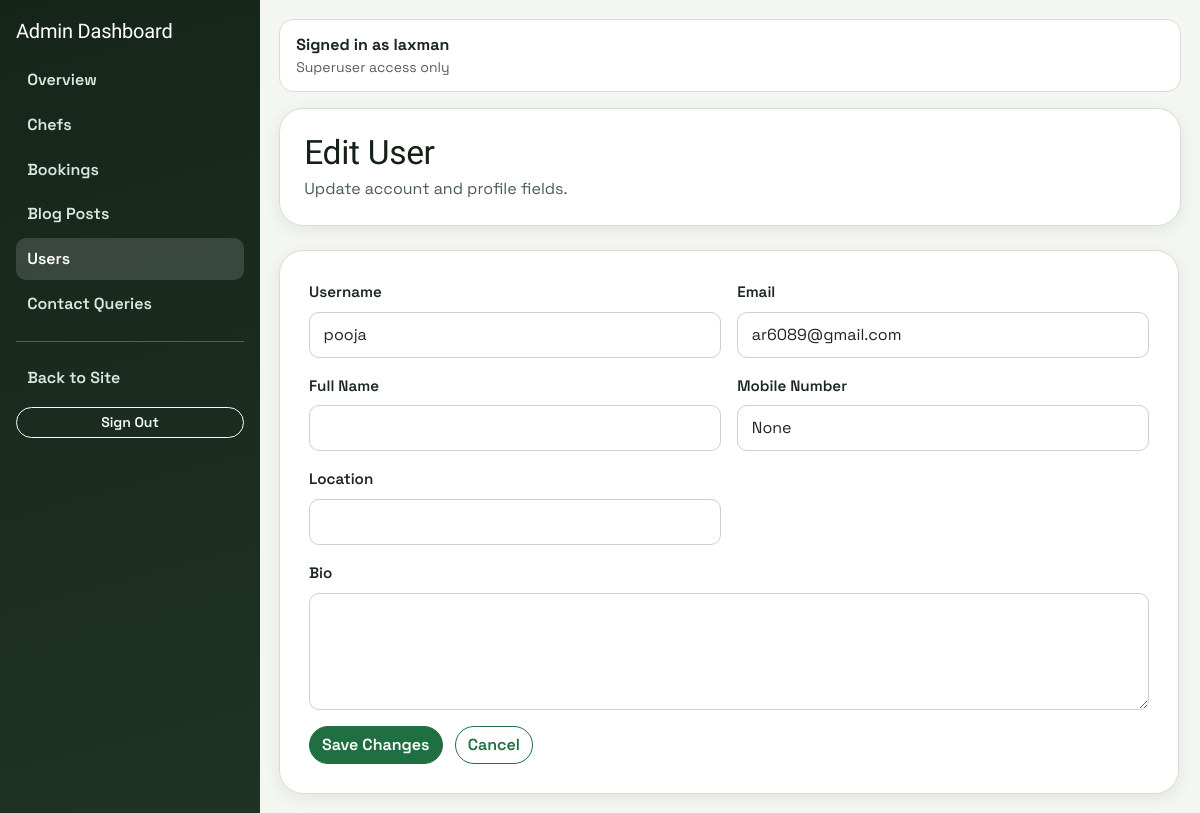
/myadmin/users/edit/18/ (signed in), run on the app's committed database.
### accounts/models.py (models this page shows, shortened)
class Profile(models.Model):
    user = models.OneToOneField(settings.AUTH_USER_MODEL, on_delete=models.CASCADE)
    name = models.CharField(max_length=100)
    email = models.EmailField()
    mobile_number = models.CharField(max_length=15, blank=True, null=True)
    location = models.CharField(max_length=255, blank=True)
    education = models.CharField(max_length=255, blank=True)
    experience = models.IntegerField(default=0)
    speciality = models.TextField(blank=True)
    bio = models.TextField(blank=True)
    dishes = models.CharField(max_length=255, default="Not specified")
    profile_image = models.ImageField(upload_to=user_directory_path, blank=True, null=True)

### custom_admin/views.py (the view, shortened to what this page needs)
# urls.py: path("users/edit/<int:pk>/", views.user_edit, name="user_edit"),
@admin_required
def user_edit(request, pk):
    profile = get_object_or_404(Profile.objects.select_related("user"), pk=pk)
    return render(request, "custom_admin/user_edit.html", {"profile": profile})

### booking/context_processors.py (called while the page is built)
def chef_context(request):
    chef = None
    profile = None
    is_admin_user = False
    if request.user.is_authenticated:
        chef = Chef.objects.filter(user=request.user).first()
        profile = getattr(request.user, "profile", None)
        is_admin_user = request.user.is_superuser
    return {"chef": chef, "user_profile": profile, "is_admin_user": is_admin_user}

### custom_admin/views.py (called while the page is built)
def admin_required(view_func):
    @wraps(view_func)
    def wrapper(request, *args, **kwargs):
        if not request.user.is_authenticated:
            login_url = reverse("custom_admin:login")
            return redirect(f"{login_url}?next={request.path}")
        if not request.user.is_superuser:
            return HttpResponseForbidden("You do not have permission to access this module.")
        return view_func(request, *args, **kwargs)
    return wrapper

### custom_admin/templates/custom_admin/user_edit.html (shortened to what this page needs)
{% extends "custom_admin/base.html" %}
{% block content %}
<section class="page-card p-4 mb-4">
  <h2 class="section-title mb-1">Edit User</h2>
  <p class="section-subtitle mb-0">Update account and profile fields.</p>
</section>
<section class="form-panel" style="max-width:900px;">
  <form method="post" class="row g-3">
    <div class="col-md-6">
      <label class="form-label">Username</label>
      <input type="text" name="username" class="form-control" value="{{ profile.user.username }}" required />
    </div>
    <div class="col-md-6">
      <label class="form-label">Email</label>
      <input type="email" name="email" class="form-control" value="{{ profile.user.email }}" required />
    </div>
    <div class="col-md-6">
      <label class="form-label">Full Name</label>
      <input type="text" name="name" class="form-control" value="{{ profile.name }}" />
    </div>
    <div class="col-md-6">
      <label class="form-label">Mobile Number</label>
      <input type="text" name="mobile_number" class="form-control" value="{{ profile.mobile_number }}" />
    </div>
    <div class="col-md-6">
      <label class="form-label">Location</label>
      <input type="text" name="location" class="form-control" value="{{ profile.location }}" />
    </div>
    <div class="col-12">
      <label class="form-label">Bio</label>
      <textarea name="bio" class="form-control" rows="4">{{ profile.bio }}</textarea>
    </div>
    <div class="col-12">
      <button type="submit" class="btn btn-primary">Save Changes</button>
      <a href="{% url 'custom_admin:user_view' profile.pk %}" class="btn btn-outline-primary ms-2">Cancel</a>
    </div>
  </form>
</section>
{% endblock %}

### custom_admin/templates/custom_admin/base.html (shortened to what this page needs)
{% load static %}
<!DOCTYPE html>
<html lang="en">
<head>
  <link href="https://cdn.jsdelivr.net/npm/bootstrap@5.3.3/dist/css/bootstrap.min.css" rel="stylesheet" />
  <link href="{% static 'css/site.css' %}" rel="stylesheet" />
</head>
<body>
  <div class="admin-shell">
    <aside class="admin-sidebar">
      <h1 class="h5 text-white mb-3">Admin Dashboard</h1>
      <a href="{% url 'custom_admin:dashboard' %}" class="{% if request.resolver_match.url_name == 'dashboard' %}active{% endif %}">Overview</a>
      <a href="{% url 'custom_admin:chef_list' %}" class="{% if request.resolver_match.url_name == 'chef_list' or request.resolver_match.url_name == 'chef_add' or request.resolver_match.url_name == 'chef_edit' %}active{% endif %}">Chefs</a>
      <a href="{% url 'custom_admin:booking_list' %}" class="{% if request.resolver_match.url_name == 'booking_list' or request.resolver_match.url_name == 'booking_view' %}active{% endif %}">Bookings</a>
      <a href="{% url 'custom_admin:blog_list' %}" class="">Blog Posts</a>
      <a href="{% url 'custom_admin:user_list' %}" class="{% if request.resolver_match.url_name == 'user_list' or request.resolver_match.url_name == 'user_view' or request.resolver_match.url_name == 'user_edit' %}active{% endif %}">Users</a>
      <a href="{% url 'custom_admin:contact_query_list' %}" class="{% if request.resolver_match.url_name == 'contact_query_list' or request.resolver_match.url_name == 'contact_query_view' %}active{% endif %}">Contact Queries</a>
      <hr class="border-light" />
      <a href="{% url 'home' %}">Back to Site</a>
      <form action="{% url 'custom_admin:logout' %}" method="post" class="mt-2">
        <button type="submit" class="btn btn-outline-light btn-sm w-100">Sign Out</button>
      </form>
    </aside>
    <main class="admin-main">
      <div class="admin-topbar d-flex justify-content-between align-items-center">
        <div>
          <strong>Signed in as {{ request.user.username }}</strong>
          <div class="text-muted small">Superuser access only</div>
        </div>
      </div>
      {% block content %}{% endblock %}
    </main>
  </div>
</body>
</html>

### static/css/site.css (style rules this page uses)
:root { --bg: #f5f7f3; --surface: #ffffff; --surface-muted: #eef2ea; --text: #1b2720; --text-muted: #4b5d50; --primary: #1f6f43; --primary-strong: #165233; --accent: #b87a2a; --border: #d7ded5; --danger: #a53838; --radius-sm: 10px; --radius-md: 16px; --radius-lg: 24px; --shadow-sm: 0 4px 16px rgba(22, 38, 28, 0.08); --shadow-md: 0 12px 36px rgba(22, 38, 28, 0.13); }
* { box-sizing: border-box; }
html, body { margin: 0; padding: 0; }
body { font-family: "Space Grotesk", "Segoe UI", sans-serif; color: var(--text); background: radial-gradient(circle at 10% 10%, #dfeadb 0%, rgba(223, 234, 219, 0) 40%), linear-gradient(180deg, #f9fbf8 0%, #eef3ec 100%); min-height: 100vh; }
h1, h2, h3, h4, h5, h6 { font-family: "Sora", "Segoe UI", sans-serif; letter-spacing: -0.01em; margin-top: 0; color: #132117; }
a { color: var(--primary); }
.page-card { background: var(--surface); border: 1px solid var(--border); border-radius: var(--radius-lg); box-shadow: var(--shadow-sm); }
.section-title { font-size: clamp(1.45rem, 3vw, 2.1rem); margin-bottom: 0.5rem; }
.section-subtitle { color: var(--text-muted); margin-bottom: 1.5rem; }
.form-panel { background: var(--surface); border: 1px solid var(--border); border-radius: var(--radius-lg); box-shadow: var(--shadow-sm); padding: clamp(1.1rem, 3vw, 1.8rem); }
.form-label { font-weight: 600; font-size: 0.95rem; }
.form-control, .form-select { border-radius: var(--radius-sm); border-color: #c8d3c7; padding: 0.62rem 0.85rem; }
.btn { border-radius: 999px; font-weight: 600; }
.btn-primary { border-color: var(--primary); background: var(--primary); }
.btn-outline-primary { color: var(--primary); border-color: var(--primary); }

### custom_admin/templates/custom_admin/base.html (style rules this page uses)
.admin-shell { min-height: 100vh; display: grid; grid-template-columns: 260px 1fr; }
.admin-sidebar { background: linear-gradient(165deg, #15251a, #1e3324); color: #dce7df; padding: 1.2rem 1rem; }
.admin-sidebar a { color: #dce7df; text-decoration: none; display: block; padding: .55rem .7rem; border-radius: 10px; margin-bottom: .2rem; font-weight: 600; }
.admin-sidebar a:hover, .admin-sidebar a.active { background: rgba(255,255,255,.14); color: #fff; }
.admin-main { padding: 1.2rem; background: #f3f6f1; }
.admin-topbar { background: #fff; border: 1px solid #d7ded5; border-radius: 14px; padding: .8rem 1rem; margin-bottom: 1rem; }

### data on the page
Profile: username "pooja", email "ar6089@gmail.com", mobile_number "None"

### other printed values
{{ request.user.username }} "laxman"
